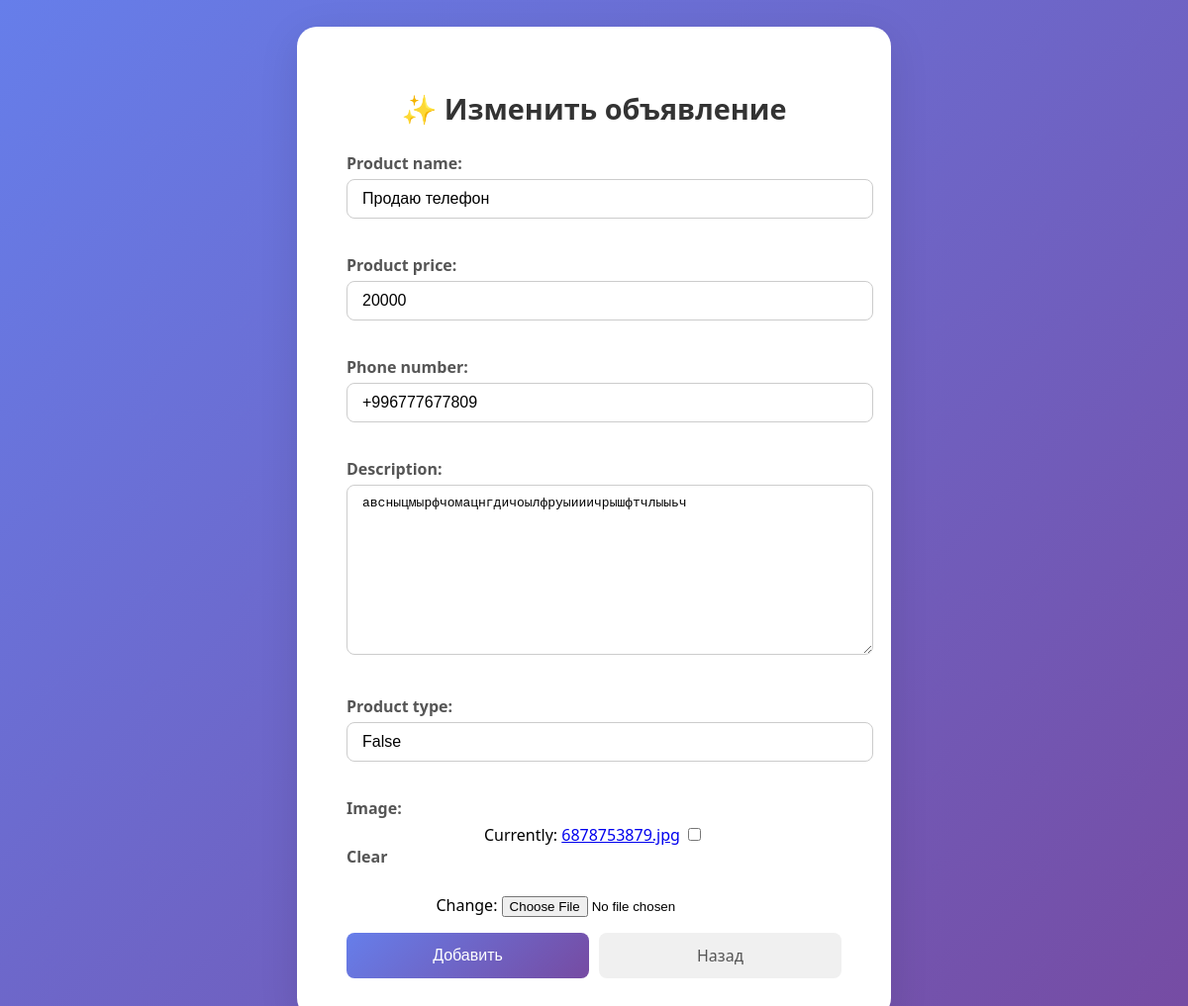
Screenshot of /6/update/ with the database file from the repository.
### lalafo_app/models.py (models this page shows, shortened)
class Product(models.Model):
    product_name = models.CharField(max_length=100)
    product_price = models.PositiveIntegerField()
    phone_number = PhoneNumberField()
    description = models.TextField()
    product_type = models.BooleanField()
    create_date = models.DateField(auto_now_add=True)
    image = models.ImageField(null=True, blank=True)

### lalafo_app/views.py (the view)
# urls.py: path('<int:pk>/update/', ProductUpdateView.as_view(),name='product_update'),
class ProductUpdateView(UpdateView):
    queryset = Product.objects.all()
    form_class = ProductForm
    template_name = 'product_update.html'
    success_url = reverse_lazy('product_list')

### lalafo_app/forms.py
class ProductForm(forms.ModelForm):
    class Meta:
        model = Product
        fields = ['product_name','product_price','phone_number','description','product_type','image']
        widgets = {
            'product_name': forms.TextInput(attrs={
                'placeholder': 'Введите название продукта',
                'class': 'input-field'
            }),
            'description': forms.Textarea(attrs={
                'placeholder': 'Введите описание',
                'class': 'input-field'
            }),
            'product_price': forms.NumberInput(attrs={
                'placeholder': '0.00',
                'class': 'input-field'
            }),
            'phone_number': forms.TextInput(attrs={
                'placeholder': 'Введите номер телефона',
                'class': 'input-field'
            }),
            'product_type': forms.TextInput(attrs={
                'placeholder': 'Введите тип продукта ',
                'class': 'input-field'
            }),
        }

### lalafo_app/templates/product_update.html (shortened to what this page needs)
<!DOCTYPE html>
<html lang="ru">
<head>
</head>
<body>
    <div class="form-container">
        <h2>✨ Изменить объявление</h2>
        <form method="post" enctype="multipart/form-data">
            {{ form.as_p }}
            <div class="button-container">
                <button type="submit">Добавить</button>
                <a href="{% url 'product_list' %}" class="back-btn">Назад</a>
            </div>
        </form>
    </div>
</body>
</html>

### lalafo_app/templates/product_update.html (style rules this page uses)
body { font-family: 'Segoe UI', Tahoma, Geneva, Verdana, sans-serif; background: linear-gradient(135deg, #667eea 0%, #764ba2 100%); height: 130vh; display: flex; justify-content: center; align-items: center; }
.form-container { background: white; padding: 40px 50px; border-radius: 20px; box-shadow: 0 10px 40px rgba(0,0,0,0.1); width: 500px; text-align: center; }
h2 { font-size: 1.8em; color: #333; margin-bottom: 25px; }
label { display: block; text-align: left; margin-bottom: 5px; font-weight: 600; color: #555; }
.input-field { width: 100%; padding: 10px 15px; border: 1px solid #ccc; border-radius: 8px; margin-bottom: 20px; font-size: 1em; }
.button-container { display: flex; justify-content: space-between; }
button, .back-btn { flex: 1; padding: 12px 0; font-size: 1em; border: none; border-radius: 8px; cursor: pointer; transition: all 0.3s ease; }
button { background: linear-gradient(135deg, #667eea 0%, #764ba2 100%); color: white; margin-right: 10px; }
.back-btn { background: #f0f0f0; color: #555; text-decoration: none; display: flex; align-items: center; justify-content: center; }

### rows the page displays
Product: product_name "Продаю телефон", product_price "20000", phone_number "+996777677809", description "авсныцмырфчомацнгдичоылфруыииичрышфтчлыыьч", product_type "False"
